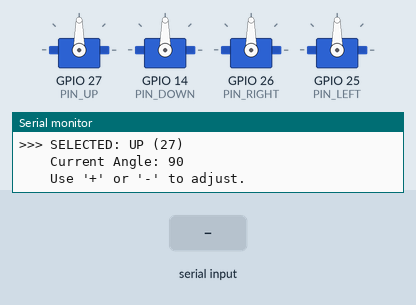
Simulated run of this sketch. Board: ESP32. Parts: 4 × servo, the last lines printed to the serial monitor. The inputs (shaded band) are chosen by the test bench.

Above: at 1.2 s.
1.3 s: "+\n" received over Serial
At 2.3 s:
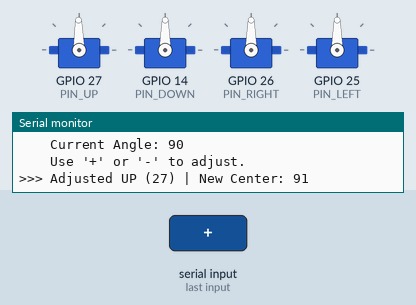
2.8 s: "B\n" received over Serial
4.3 s: "-\n" received over Serial
At 4.6 s:
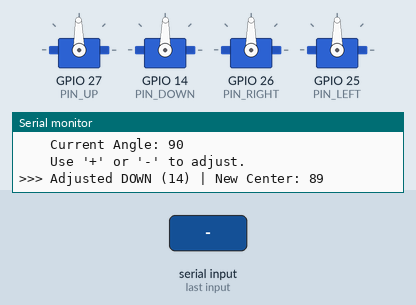
Timing chart, 0 to 7.3 s (numbered marks = the images above; inputs shaded):
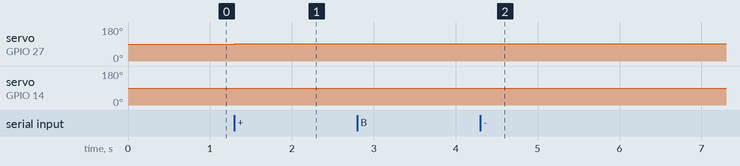

The sketch:

fin_calibration.ino
```cpp
/**
 * ESP32 Rocket Fin Calibrator (FIXED)
 * * MAPPING:
 * A -> Servo 27 (UP)
 * B -> Servo 14 (DOWN)
 * C -> Servo 26 (RIGHT)
 * D -> Servo 25 (LEFT)
 */

#include <Arduino.h>
#include <ESP32Servo.h>

// -----------------------------------------------------------
// CONFIGURATION
// -----------------------------------------------------------
const int NUM_SERVOS = 4;

// Pin Definitions
const int PIN_UP    = 27;
const int PIN_DOWN  = 14;
const int PIN_RIGHT = 26;
const int PIN_LEFT  = 25;

// Arrays for easy indexing: 0=UP, 1=DOWN, 2=RIGHT, 3=LEFT
int servoPins[NUM_SERVOS] = {PIN_UP, PIN_DOWN, PIN_RIGHT, PIN_LEFT};
String servoNames[NUM_SERVOS] = {"UP (27)", "DOWN (14)", "RIGHT (26)", "LEFT (25)"};

// This array holds the live center angle for each servo
int centerAngles[NUM_SERVOS] = {90, 90, 90, 90};

// Track which servo is currently selected (Default to 0 / UP)
int activeIndex = 0;

Servo servos[NUM_SERVOS];

// -----------------------------------------------------------
// FUNCTION PROTOTYPES (This fixes the error!)
// -----------------------------------------------------------
void printInstructions();
void printSelection();
void changeAngle(int amount);

// -----------------------------------------------------------
// SETUP
// -----------------------------------------------------------
void setup() {
  Serial.begin(115200);
  while (!Serial) delay(10);

  // Allocate timers
  ESP32PWM::allocateTimer(0);
  ESP32PWM::allocateTimer(1);
  ESP32PWM::allocateTimer(2);
  ESP32PWM::allocateTimer(3);

  Serial.println("--- Rocket Fin Calibrator Started ---");

  // Attach all servos and move to initial 90
  for (int i = 0; i < NUM_SERVOS; i++) {
    servos[i].setPeriodHertz(50);
    servos[i].attach(servoPins[i]);
    servos[i].write(centerAngles[i]);
  }

  printInstructions();
}

// -----------------------------------------------------------
// LOOP
// -----------------------------------------------------------
void loop() {
  if (Serial.available() > 0) {
    char cmd = Serial.read();

    // Ignore newline/carriage return characters
    if (cmd == '\n' || cmd == '\r') return;

    // Convert lowercase a,b,c,d to uppercase
    cmd = toupper(cmd);

    // --- SELECTION LOGIC ---
    if (cmd == 'A') {
      activeIndex = 0;
      printSelection();
    }
    else if (cmd == 'B') {
      activeIndex = 1;
      printSelection();
    }
    else if (cmd == 'C') {
      activeIndex = 2;
      printSelection();
    }
    else if (cmd == 'D') {
      activeIndex = 3;
      printSelection();
    }
    // --- ADJUSTMENT LOGIC ---
    else if (cmd == '+') {
      changeAngle(1);
    }
    else if (cmd == '-') {
      changeAngle(-1);
    }
  }
}

// -----------------------------------------------------------
// HELPER FUNCTIONS
// -----------------------------------------------------------

void changeAngle(int amount) {
  // Update the angle for the CURRENTLY selected servo only
  centerAngles[activeIndex] += amount;

  // Safety limits (0 to 180)
  if (centerAngles[activeIndex] > 180) centerAngles[activeIndex] = 180;
  if (centerAngles[activeIndex] < 0)   centerAngles[activeIndex] = 0;

  // Move the servo
  servos[activeIndex].write(centerAngles[activeIndex]);

  // Print Update
  Serial.print(">>> Adjusted ");
  Serial.print(servoNames[activeIndex]);
  Serial.print(" | New Center: ");
  Serial.println(centerAngles[activeIndex]);
}

void printSelection() {
  Serial.print("\n>>> SELECTED: ");
  Serial.println(servoNames[activeIndex]);
  Serial.print("    Current Angle: ");
  Serial.println(centerAngles[activeIndex]);
  Serial.println("    Use '+' or '-' to adjust.");
}

void printInstructions() {
  Serial.println("----------------------------------------");
  Serial.println("Type 'A' -> Select UP (27)");
  Serial.println("Type 'B' -> Select DOWN (14)");
  Serial.println("Type 'C' -> Select RIGHT (26)");
  Serial.println("Type 'D' -> Select LEFT (25)");
  Serial.println("----------------------------------------");
  Serial.println("Then use '+' or '-' to adjust that servo.");
  Serial.println("----------------------------------------");

  // Select A by default on startup
  printSelection();
}
```

Measured:
- after the input at 1.3 s, servo on GPIO 27 (PIN_UP): 90° → 91° at once
- after the input at 4.3 s, servo on GPIO 14 (PIN_DOWN): 90° → 89° at once
